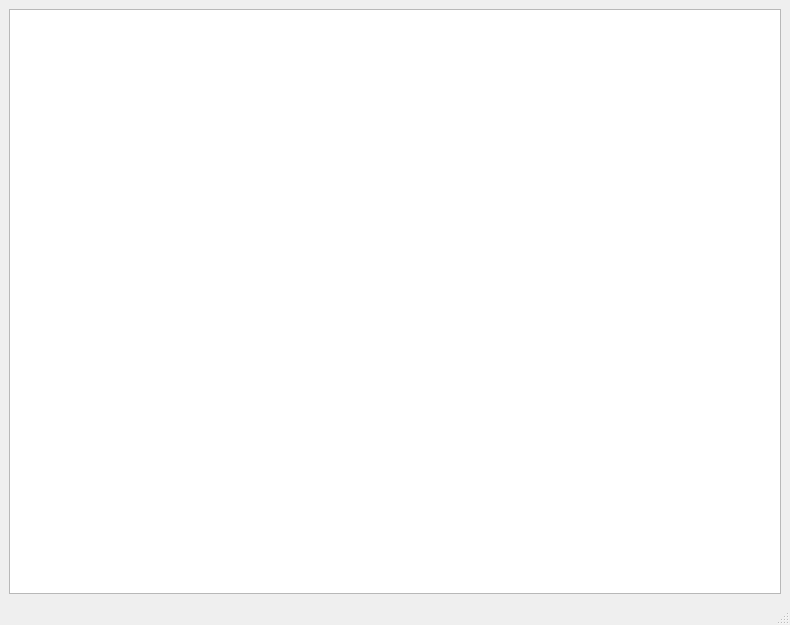
<?xml version="1.0" encoding="UTF-8"?>
<ui version="4.0">
 <class>MainWindow</class>
 <widget class="QMainWindow" name="MainWindow">
  <property name="geometry">
   <rect>
    <x>0</x>
    <y>0</y>
    <width>790</width>
    <height>625</height>
   </rect>
  </property>
  <property name="windowTitle">
   <string>Reader</string>
  </property>
  <widget class="QWidget" name="centralwidget">
   <layout class="QGridLayout" name="gridLayout">
    <item row="0" column="0">
     <layout class="QVBoxLayout" name="verticalLayout">
      <item>
       <widget class="QPlainTextEdit" name="plainTextEdit">
        <property name="minimumSize">
         <size>
          <width>0</width>
          <height>30</height>
         </size>
        </property>
        <property name="focusPolicy">
         <enum>Qt::StrongFocus</enum>
        </property>
        <property name="tabChangesFocus">
         <bool>false</bool>
        </property>
        <property name="undoRedoEnabled">
         <bool>false</bool>
        </property>
        <property name="lineWrapMode">
         <enum>QPlainTextEdit::WidgetWidth</enum>
        </property>
        <property name="readOnly">
         <bool>false</bool>
        </property>
       </widget>
      </item>
     </layout>
    </item>
   </layout>
  </widget>
  <widget class="QMenuBar" name="menubar">
   <property name="geometry">
    <rect>
     <x>0</x>
     <y>0</y>
     <width>790</width>
     <height>26</height>
    </rect>
   </property>
  </widget>
  <widget class="QStatusBar" name="statusbar"/>
 </widget>
 <resources/>
 <connections/>
</ui>
